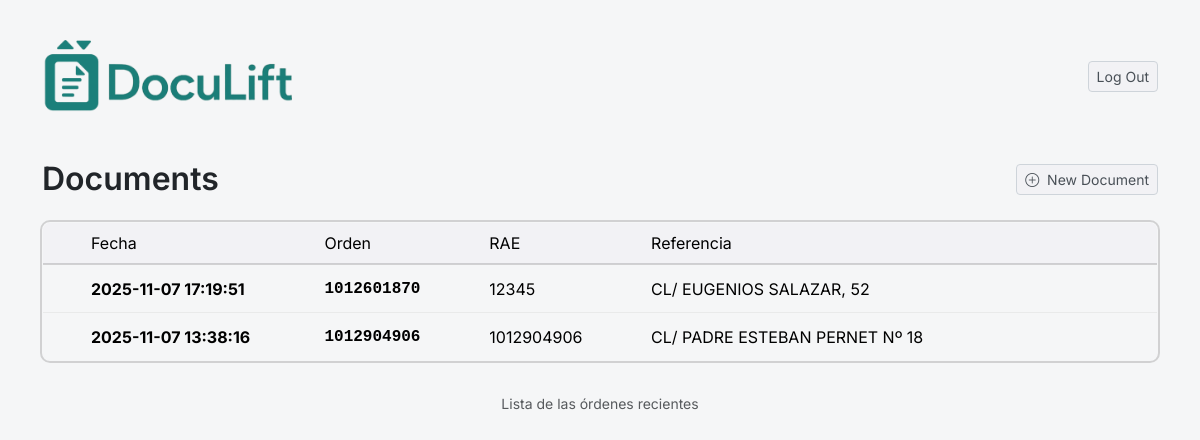
Page / (signed in) on the earlier database version.
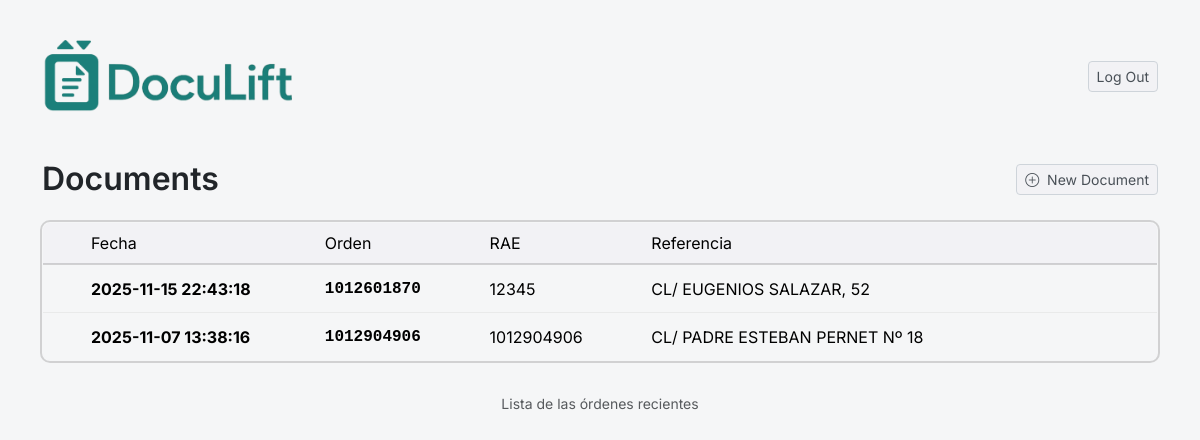
Same page on the later database version.
### tables this page shows
CREATE TABLE projects_test (
  id              INTEGER PRIMARY KEY,
  user_id         INTEGER NOT NULL,
 
  order_number    TEXT NOT NULL,
  rae             TEXT,

  client_name     TEXT,
  client_nif      TEXT,
  client_address   TEXT,
  client_city     TEXT,
  client_zip      TEXT,

  lift_address     TEXT,
  lift_city       TEXT,
  lift_zip        TEXT,

  reference_text    TEXT,                    
  status            TEXT DEFAULT 'draft',
  created_at      TIMESTAMP NOT NULL DEFAULT  CURRENT_TIMESTAMP,
  updated_at      TIMESTAMP, exam_type TEXT, oca TEXT, QMS  TEXT, nominal_load TEXT, speed TEXT, machine_room TEXT, passengers TEXT, control_system TEXT, cab_dimensions TEXT, stops TEXT, nominal_tension TEXT, door_type TEXT, travel TEXT, nominal_power TEXT, door_size TEXT, num_cable TEXT, nominal_intensity TEXT, cable_diameter TEXT, ratio TEXT, cab_mass TEXT, cab_rails TEXT, cw_mass TEXT, cw_rails TEXT, locking_device1 TEXT, locking_device2 TEXT, machine_brake TEXT, cab_parachute TEXT, cw_parachute TEXT, cab_speed_governor TEXT, cw_speed_governor TEXT, cab_buffer TEXT, cw_buffer TEXT, safety_circuit TEXT, ucm_detect TEXT, ucm_act TEXT, ucm_stop TEXT,
  FOREIGN KEY (user_id)   REFERENCES  users(id) 
);

### app.py (the view)
@app.route("/", methods=["GET", "POST"])
@login_required
def index():
    query = """
            SELECT id, order_number, rae, lift_address, created_at, updated_at
            FROM projects_test
            WHERE user_id = ?
            ORDER BY COALESCE(updated_at, created_at) DESC, id DESC
            """
    query_2 = """
              SELECT code, label FROM modification_types
              """
    query_3 = """
              SELECT code, label FROM applicable_norms
              """
    query_4 = """
              SELECT code, label FROM legalization_process
              """
    projects =  db.execute(query, session["user_id"])
    modification_types = db.execute(query_2)
    applicable_norms = db.execute(query_3)
    legalization_process = db.execute(query_4)
    technical_specs = get_technical_specs()
    certificates = get_certificates()
    print("certificates", certificates);
    return render_template("layout9.html", projects=projects, modification_types=modification_types,
                            applicable_norms=applicable_norms, legalization_process=legalization_process,
                            technical_specs=technical_specs, certificates=certificates)

### app.py (called while the page is built)
@app.after_request
def after_request(response):
    response.headers["Cache-Control"] = "no-cache, no-store, must-revalidate"
    response.headers["Expires"] = 0
    response.headers["Pragma"] = "no-cache"
    return response

### helpers.py (called while the page is built)
def login_required(f):
    @wraps(f)
    def decorated_function(*args, **kwargs):
        if session.get("user_id") is None:
            return render_template("login2.html")
        return f(*args, **kwargs)
    return decorated_function

def get_technical_specs():
    return TECHNICAL_SPECS

def get_certificates():
    return CERTIFICATES

### templates/layout9.html (shortened to what this page needs)
<!DOCTYPE html>
<html lang="en">
    <head>
        <link href="https://cdn.jsdelivr.net/npm/bootstrap@5.3.3/dist/css/bootstrap.min.css" rel="stylesheet">
        <link href="https://cdn.jsdelivr.net/npm/bootstrap-icons@1.11.3/font/bootstrap-icons.min.css" rel="stylesheet">
        <link href="/static/multi-select.css" rel="stylesheet">
        <link href="/static/single-select.css" rel="stylesheet">
        <link href="/static/single-select_input_text.css" rel="stylesheet">
        <link href="/static/styles.css" rel="stylesheet">
    </head>
    <body class="bg-light">
        <header class="container-xl mt-3 mb-4 py-4 d-flex justify-content-between align-items-center">
            <img src="/static/DocuLift_FullLogo2.png" alt="DocuLift logo" style="width:250px;height:auto;">
            <a class="btn btn-outline-secondary btn-sm" href="/logout">Log Out</a>
        </header>
        <section class="container-xl d-flex justify-content-between align-items-center mb-4">
            <h1 class="h2 mb-0 fw-semibold">Documents</h1>
            <button class="btn btn-outline-secondary btn-sm" data-bs-toggle="modal" data-bs-target="#projectModal">
                <i class="bi bi-plus-circle me-1"></i> New Document
            </button>
        </section>
        <main class="container-xl dashboard">
            <table class="table table-hover align-middle table-rounded">
                <thead>
                    <tr>
                        <th class="text-start fw-normal ps-5">Fecha</th>
                        <th class="text-start fw-normal ps-5">Orden</th>
                        <th class="text-start fw-normal ps-5">RAE</th>
                        <th class="text-start fw-normal ps-5">Referencia</th>
                        <th></th>
                    </tr>
                </thead>
                <tbody id="projects-table">
                    {% if projects and projects|length > 0 %}
                      {% for project in projects %}
                        <tr class="project-row" id="project-{{project.id}}">
                          <td class="text-start fw-bold ps-5">
                            {{ (project.updated_at or project.created_at) or '' }}
                        </td>
                          <td class="text-start fw-bold ps-5 font-monospace">
                            {{ project.order_number }}
                        </td>
                          <td class="text-start ps-5">
                            {{ project.rae or '' }}
                        </td>
                          <td class="text-start ps-5">
                            {{ project.lift_address or '' }}
                        </td>
                          <td>
                        </td>
                    </tr>
                      {% endfor %}
                    {% else %}
                      <tr id="empty-row">
                        <td class="text-center text-muted" colspan="5">No hay proyectos todavía</td>
                      </tr>
                    {% endif %}
                </tbody>
            </table>
        </main>
        <footer class="container-xl text-center py-3 small text-muted">
            Lista de las órdenes recientes
        </footer>
    </body>
</html>

### static/styles.css (style rules this page uses)
html, body { min-height: 100%; font-family: Inter, system-ui, -apple-system, BlinkMacSystemFont, 'Segoe UI', Roboto, Oxygen, Ubuntu, Cantarell, 'Open Sans', 'Helvetica Neue', sans-serif; }
.bg-light { background:#F5F6F7 !important; }
header img { max-height:80px }
.btn-outline-secondary { background: #f2f2f5; border: 1px solid #ced4da; color:#495057; transition:all .15s; }
.dashboard .table-rounded { border: 1px solid rgba(0, 0, 0, .05); outline: 2px solid rgba(0, 0, 0, .15); border-radius: 8px; overflow: hidden; }
.dashboard .table thead th { background: #f2f2f5; }
.dashboard .table tbody td { background: #F5F6F7; }
.dashboard .table thead th { border-bottom: 2px solid rgba(0,0,0,.15); }
body { overflow: hidden; }

Differences in the rows shown:
changed projects_test "CL/ EUGENIOS SALAZAR, 52": updated_at "2025-11-07 17:19:51" → "2025-11-15 22:43:18"
